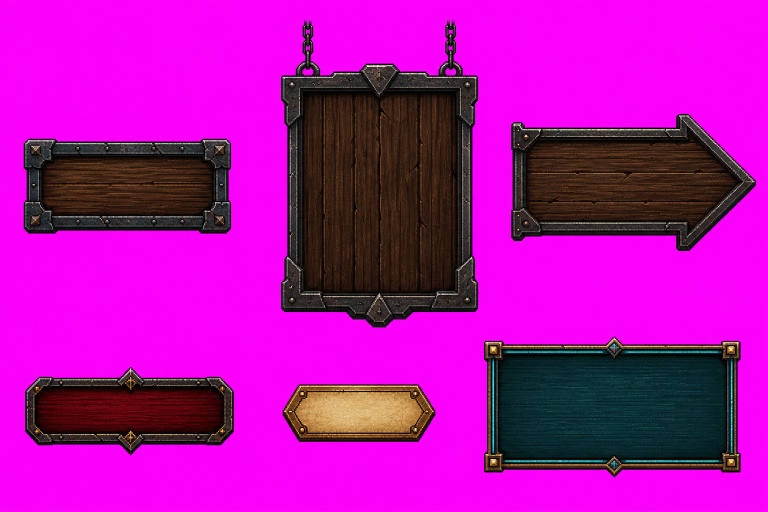
#> input picture docs/art/validation/art22/sources/art22_ui_component_atlas_source.png, 1536 x 1024 px (shown at 1/2 size)
$ python -i art22_build_deploy_prep_runtime.py   (imports and definitions only)
#> lines starting #> are read from the running program, lines starting #| are printed output that depends on the picture
#> further down, picture is the input picture: PIL image 1536x1024 RGB; mean R, G, B 177.3, 16.3, 170.5
#!/usr/bin/env python3
"""Build deterministic ART22 Deploy Prep runtime assets from audited sources."""

from __future__ import annotations

import csv
import hashlib
import json
from dataclasses import dataclass
from pathlib import Path
from typing import Iterable

from PIL import Image, ImageChops, ImageDraw, ImageEnhance, ImageFilter, ImageOps


ROOT = Path(__file__).resolve().parents[1]
SOURCE_ROOT = ROOT / "docs/art/validation/art22/sources"
RUNTIME_ROOT = ROOT / "Godot/GraytailGodot/assets/ui/art22/deploy_prep"
VALIDATION_ROOT = ROOT / "docs/art/validation/art22"
MANIFEST_PATH = ROOT / "Godot/GraytailGodot/data/assets/asset_manifest.csv"
CONTRACT_PATH = VALIDATION_ROOT / "deploy_prep_runtime_asset_contract.csv"
REPORT_CSV_PATH = VALIDATION_ROOT / "deploy_prep_runtime_asset_report.csv"
REPORT_JSON_PATH = VALIDATION_ROOT / "deploy_prep_runtime_asset_report.json"

MAGENTA = (255, 0, 255)


@dataclass(frozen=True)
class RuntimeAsset:
    visual_key: str
    relative_path: str
    image: Image.Image
    source_name: str
    source_rect: str
    runtime_rect: str
    layer: str
    slot: str
    state: str
    load_group: str
    default_load: bool
    source_status: str = "art22_generated_audited"

    @property
    def asset_id(self) -> str:
        return f"ui.art22.{self.visual_key}"

    @property
    def godot_path(self) -> str:
        return f"res://assets/ui/art22/deploy_prep/{self.relative_path}"


# [5 lines left out: function open_source, not called in this run]


def chroma_alpha(image: Image.Image, threshold: int = 38) -> Image.Image:
    """Remove the exact magenta stage while preserving crisp pixel-art edges."""
#> called with threshold = 38
    rgba = image.convert("RGBA")
    pixels = rgba.load()
    for y in range(rgba.height):
        for x in range(rgba.width):
            r, g, b, _ = pixels[x, y]
            distance = max(abs(r - MAGENTA[0]), abs(g - MAGENTA[1]), abs(b - MAGENTA[2]))
            if distance <= threshold:
                pixels[x, y] = (0, 0, 0, 0)
            else:
                pixels[x, y] = (r, g, b, 255)
    bbox = rgba.getbbox()
#> bbox = (47, 39, 1512, 955)
    if bbox is None:
        raise ValueError("chroma extraction produced an empty image")
    return rgba.crop(bbox)
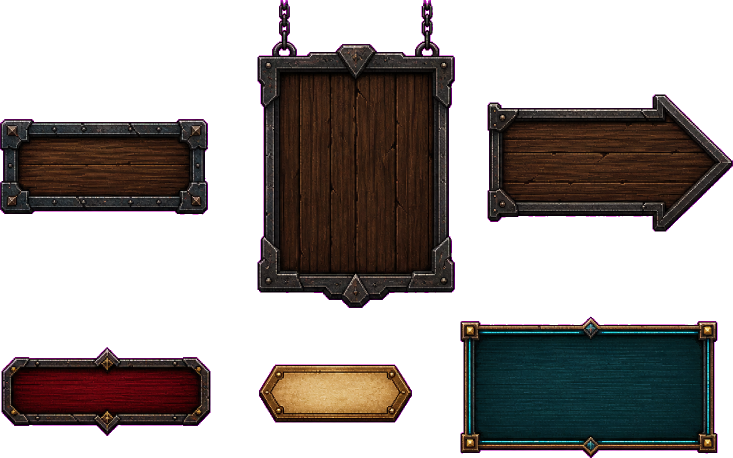
#> returned value: PIL image 1465x916 RGBA (shown at 1/2 size); mean R, G, B, A 22.5, 17.1, 14.8, 110.1; transparent parts drawn white


# [14 lines left out: functions trim_alpha, fit_rgba, not called in this run]


def resize_exact(image: Image.Image, size: tuple[int, int]) -> Image.Image:
    return image.convert("RGBA").resize(size, Image.Resampling.LANCZOS)


# [102 lines left out: functions nine_slice, parchment_control, clean_dark_frame, parchment_state_variant, color_overlay, add_outline and 1 more, not called in this run]


def crop(source: Image.Image, rect: tuple[int, int, int, int], chroma: bool = False) -> Image.Image:
    result = source.crop(rect)
    return chroma_alpha(result) if chroma else result.convert("RGBA")


# [240 lines left out: functions build_assets, sha256, write_assets, not called in this run]


CONTRACT_FIELDS = [
    "screen", "layer", "slot", "state", "visibility_rule", "source_candidate",
    "source_rect", "runtime_asset", "asset_id", "visual_key", "consumer",
    "runtime_rect", "anchor", "pivot", "z_layer", "runtime_status", "load_group",
    "default_load", "decoded_bytes", "source_status", "source_sha256",
    "runtime_sha256", "width", "height",
]


# [70 lines left out: functions write_contract, update_manifest, main, not called in this run]


# [2 lines not run here, left out]

>>> from PIL import Image
>>> picture = Image.open('../docs/art/validation/art22/sources/art22_ui_component_atlas_source.png')
>>> result = chroma_alpha(picture)
